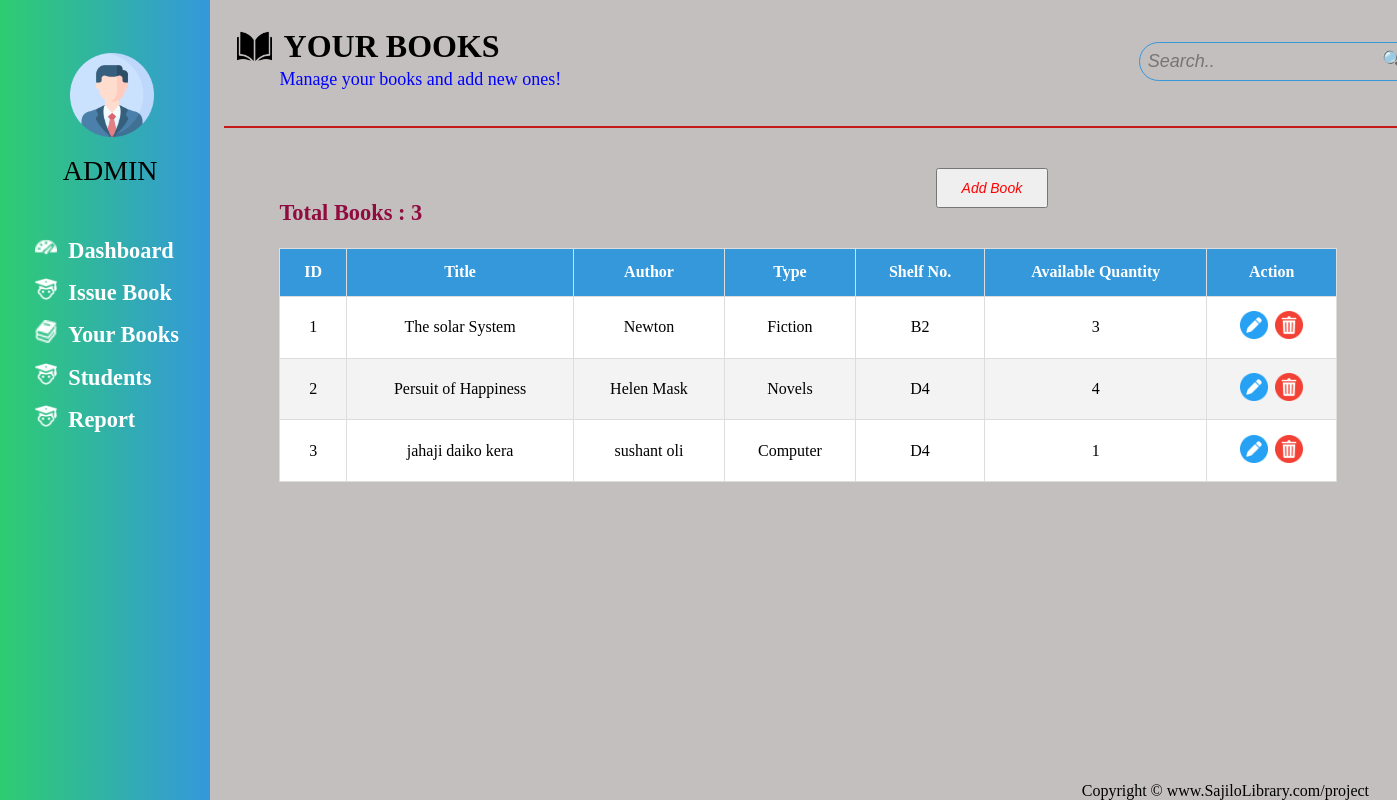
The page /books/ on the database its author committed.
### main_app/models.py (models this page shows, shortened)
class Book(models.Model):
    FICTION = 'fiction'
    NOVELS = 'nobels'
    CALCULATIONS = 'calculation'
    COMPUTER = 'computer'
    OTHERS = 'others'
    TYPE_CHOICES = [
        (FICTION, 'Fiction'),
        (NOVELS, 'Novels'),
        (CALCULATIONS, 'Calculations'),
        (COMPUTER, 'Computer'),
        (OTHERS, 'Others'),
    ]
    title = models.CharField(max_length=100)
    author = models.CharField(max_length=50, blank=True, null=True)
    type = models.CharField(max_length=20, choices=TYPE_CHOICES, default=OTHERS)
    shelf = models.CharField(max_length=5)
    quantity = models.PositiveIntegerField()

### main_app/views.py (the view)
# urls.py: path('books/', views.books, name='books'),
def books(request):
    if request.method == 'POST':
        form = BookForm(request.POST)
        if form.is_valid():
            form.save()
            return redirect('books')  # Redirect to the same page to see the updated list
    else:
        form = BookForm()
    books = Book.objects.all()
    return render(request, 'books.html', {'books': books,'form': form})

### main_app/forms.py
class BookForm(forms.ModelForm):
    class Meta:
        model = Book
        fields = ['title', 'author', 'type', 'shelf', 'quantity']

### main_app/templates/books.html (shortened to what this page needs)
{% extends "base.html" %}
 {% block title %}Books{% endblock title %} {% block main %}
<main>
  <div id="page1">
    <div id="top-header">
      <div id="namePlate">
        <div id="homePlate">
          <img src="/static/inside book icon.png" alt="">
        <h1>YOUR BOOKS</h1>
      </div>
          <p>Manage your books and add new ones!</p>
      </div>
      <div id="searchBar">
        <input type="text" placeholder="Search.." />
        <button id="search">🔍</button>
      </div>
    </div>
    <button id="book-btn">Add Book</button>
    <div class="table-container">
      <table cellspacing="20" cellpadding="10">
        <thead id="thead">
          <tr>
            <th>ID</th>
            <th>Title</th>
            <th>Author</th>
            <th>Type</th>
            <th>Shelf No.</th>
            <th>Available Quantity</th>
            <th>Action</th>
          </tr>
        </thead>
        <tbody id="tbody">
          {% for book in books%}
         <tr>
          <td>{{book.id}}</td>
          <td>{{book.title}}</td>
          <td>{{book.author}}</td>
          <td>{{book.get_type_display}}</td>
          <td>{{book.shelf}}</td>
          <td>{{book.quantity}}</td>
           <td>
            <button class="Edit">
              <img src="/static/edit icon.png" alt="" />
            </button>
            <button class="Delete">
              <img src="/static/delete icon.png" alt="" />
            </button>
          </td>
        </tr>
         {% endfor %}
        </tbody>
      </table>
    </div>
    <h2 id="total_books">Total Books : {{books|length}}</h2>
  </div>
</main>
{% endblock main %}

### main_app/templates/base.html (style rules this page uses)
* { margin: 0; padding: 0; box-sizing: border-box; }
body { background: #c4bfbf; }

### main_app/templates/books.html (style rules this page uses)
#page1 { width: 100%; min-height: 100vh; position: relative; background: #c4bfbf; }
#book-btn { width: 8vw; height: 5vh; color: red; position: absolute; top: 21vh; left: 52vw; font-style: oblique; font-size: 1vw; cursor: pointer; }
.table-container { position: relative; top: 15vh; left: 5vw; }
table { border-collapse: collapse; width: 140%; }
#thead th { background-color: #3498db; color: #fff; font-weight: bold; }
table tr:nth-child(even) { background-color: #f2f2f2e5; }
th, td { border: 1px solid #ddd; padding: 1.8vh; text-align: center; }
#tbody { background-color: #fff; }
#total_books { color:#900C3F; position: fixed; top: 25vh; left: 20vw; font-size: 2.8vh; }
input { width: 100%; padding: 8px; margin-bottom: 10px; box-sizing: border-box; border: 1px solid #ddd; border-radius: 4px; }
.Edit img { width: 2vw; }
.Edit { border-radius: 50%; background: transparent; border: none; cursor: pointer; }
.Delete img { width: 2vw; }
.Delete { border-radius: 50%; background: transparent; border: none; cursor: pointer; padding-left: 0.2vw; }
#top-header { width: 160%; height: 16vh; display: flex; position: relative; left: 1vw; border-bottom: 2px solid rgb(197, 25, 25); padding: 2vw 1vw ; justify-content: space-between; }
#namePlate #homePlate { display: flex; }
#namePlate #homePlate img { width: 2.5vw; margin-right: 0.8vw; }
#namePlate p { font-size: large; padding: 0.3vw 3vw; color: blue; }
#searchBar { align-items: center; background-color: transparent; position: relative; padding-top: 1vw; }
#searchBar input { background-color: transparent; color: #fff; font-size: large; font-style: italic; width: 20vw; border: 1px solid #3498db; border-radius: 20px; }
#search { position: absolute; right: 1vw; top: 1.5vw; background-color: transparent; border: transparent; font-size: large; cursor: pointer; }

### rows shown on the page
Book: id "1", title "The solar System", author "Newton", type "Fiction", shelf "B2", quantity "3"
Book: id "2", title "Persuit of Happiness", author "Helen Mask", type "Novels", shelf "D4", quantity "4"
Book: id "3", title "jahaji daiko kera", author "sushant oli", type "Computer", shelf "D4", quantity "1"

### other values the page prints
{{ books|length }} "3"
